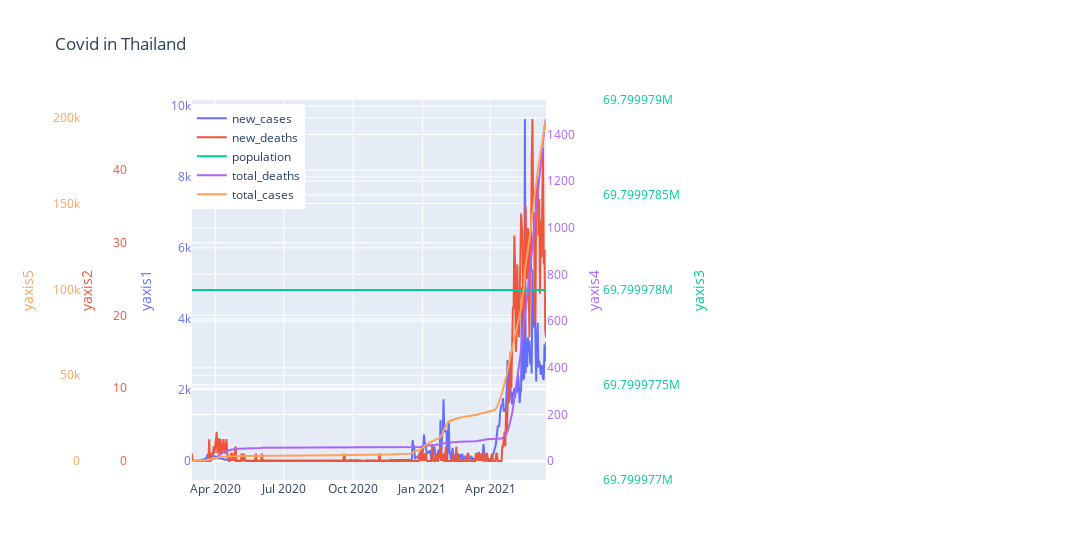

Source (notebook cell):
### Code cell
fig = go.Figure()

for k,v in dicti.items():
    fig.add_trace(go.Scatter(
        x=covid_seg.index,
        y=covid_seg[v],
        name= v,
        yaxis = "y" + str(k[-1])))
    

# Create axis objects
fig.update_layout(
    xaxis=dict(
        domain=[0.12, 0.5]
    ),
    yaxis=dict(
        title="yaxis1",
        titlefont=dict(
            color=colors[0]
        ),
        tickfont=dict(
            color=colors[0]
        )
    ),
    yaxis2=dict(
        title="yaxis2",
        titlefont=dict(
            color=colors[1]
        ),
        tickfont=dict(
            color=colors[1]
        ),
        anchor="free",
        overlaying="y",
        side="left",
        position=0.05
    ),
    yaxis3=dict(
        title="yaxis3",
        titlefont=dict(
            color=colors[2]
        ),
        tickfont=dict(
            color=colors[2]
        ),anchor="free",
        overlaying="y",
        side="right",
        position=0.56
        
    ),   
    yaxis4=dict(
        title="yaxis4",
        titlefont=dict(
            color=colors[3]
        ),
        tickfont=dict(
            color=colors[3]
        ),
        anchor="x",
        overlaying="y",
        side="right"
    ),
    yaxis5=dict(
        title="yaxis5",
        titlefont=dict(
            color=colors[4]
        ),
        tickfont=dict(
            color=colors[4]
        ),
        anchor="free",
        overlaying="y",
        side="left",
        position=0
    )
)

# Update layout properties
fig.update_layout(
    title_text= "Covid in Thailand",
    width=1500,
    legend=dict(
    yanchor="top",
    y=0.99,
    xanchor="left",
    x=0.12
)
)

fig.show()

### Figure 1 — Plotly figure (JSON) as saved in the notebook; plotly's stock layout.template omitted (floating-point values rounded to 4 significant figures; data arrays with more than 128 entries replaced by an {"elided": "..."} marker saying what was removed)
{"data": [{"name": "new_cases", "type": "scatter", "x": {"elided": "471 str values"}, "y": {"elided": "471 int values"}, "yaxis": "y"}, {"name": "new_deaths", "type": "scatter", "x": {"elided": "471 str values"}, "y": {"elided": "471 int values"}, "yaxis": "y2"}, {"name": "population", "type": "scatter", "x": {"elided": "471 str values"}, "y": {"elided": "471 int values"}, "yaxis": "y3"}, {"name": "total_deaths", "type": "scatter", "x": {"elided": "471 str values"}, "y": {"elided": "471 int values"}, "yaxis": "y4"}, {"name": "total_cases", "type": "scatter", "x": {"elided": "471 str values"}, "y": {"elided": "471 int values"}, "yaxis": "y5"}], "layout": {"legend": {"x": 0.12, "xanchor": "left", "y": 0.99, "yanchor": "top"}, "title": {"text": "Covid in Thailand"}, "width": 1500, "xaxis": {"domain": [0.12, 0.5]}, "yaxis": {"tickfont": {"color": "#636EFA"}, "title": {"font": {"color": "#636EFA"}, "text": "yaxis1"}}, "yaxis2": {"anchor": "free", "overlaying": "y", "position": 0.05, "side": "left", "tickfont": {"color": "#EF553B"}, "title": {"font": {"color": "#EF553B"}, "text": "yaxis2"}}, "yaxis3": {"anchor": "free", "overlaying": "y", "position": 0.56, "side": "right", "tickfont": {"color": "#00CC96"}, "title": {"font": {"color": "#00CC96"}, "text": "yaxis3"}}, "yaxis4": {"anchor": "x", "overlaying": "y", "side": "right", "tickfont": {"color": "#AB63FA"}, "title": {"font": {"color": "#AB63FA"}, "text": "yaxis4"}}, "yaxis5": {"anchor": "free", "overlaying": "y", "position": 0, "side": "left", "tickfont": {"color": "#FFA15A"}, "title": {"font": {"color": "#FFA15A"}, "text": "yaxis5"}}}}
